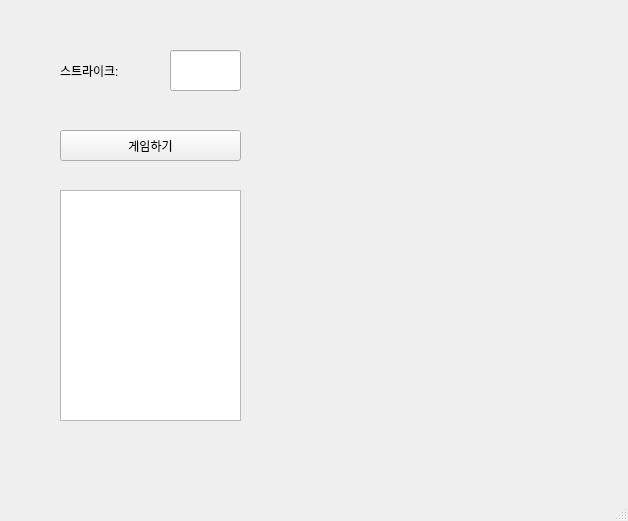
<?xml version="1.0" encoding="UTF-8"?>
<ui version="4.0">
 <class>MainWindow</class>
 <widget class="QMainWindow" name="MainWindow">
  <property name="geometry">
   <rect>
    <x>0</x>
    <y>0</y>
    <width>628</width>
    <height>521</height>
   </rect>
  </property>
  <property name="windowTitle">
   <string>MainWindow</string>
  </property>
  <widget class="QWidget" name="centralwidget">
   <widget class="QLabel" name="lbl">
    <property name="geometry">
     <rect>
      <x>60</x>
      <y>60</y>
      <width>91</width>
      <height>21</height>
     </rect>
    </property>
    <property name="text">
     <string>스트라이크:</string>
    </property>
   </widget>
   <widget class="QLineEdit" name="le">
    <property name="geometry">
     <rect>
      <x>170</x>
      <y>50</y>
      <width>71</width>
      <height>41</height>
     </rect>
    </property>
   </widget>
   <widget class="QPushButton" name="pb">
    <property name="geometry">
     <rect>
      <x>60</x>
      <y>130</y>
      <width>181</width>
      <height>31</height>
     </rect>
    </property>
    <property name="text">
     <string>게임하기</string>
    </property>
   </widget>
   <widget class="QTextEdit" name="te">
    <property name="geometry">
     <rect>
      <x>60</x>
      <y>190</y>
      <width>181</width>
      <height>231</height>
     </rect>
    </property>
   </widget>
  </widget>
  <widget class="QMenuBar" name="menubar">
   <property name="geometry">
    <rect>
     <x>0</x>
     <y>0</y>
     <width>628</width>
     <height>21</height>
    </rect>
   </property>
  </widget>
  <widget class="QStatusBar" name="statusbar"/>
 </widget>
 <resources/>
 <connections/>
</ui>
